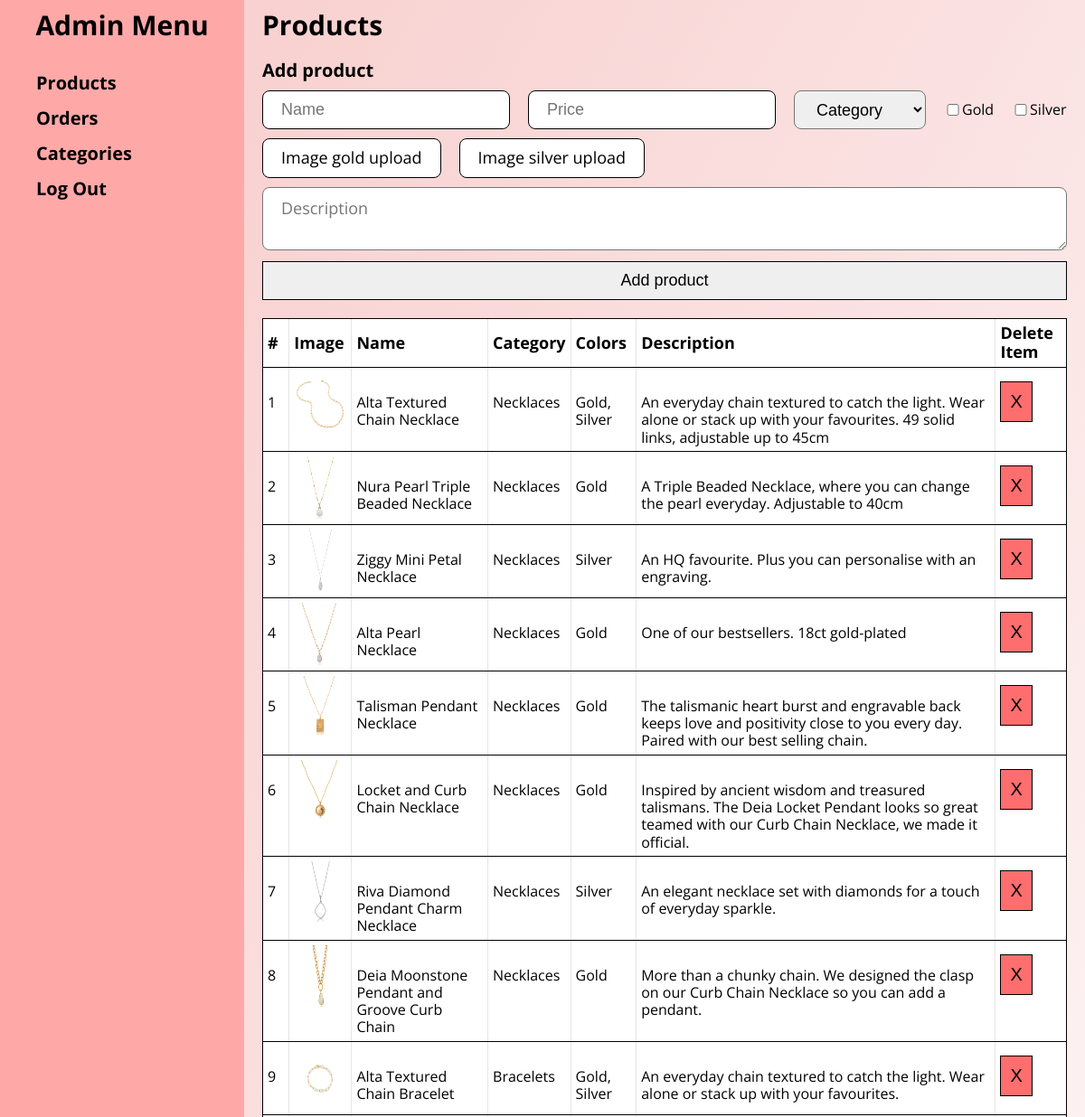
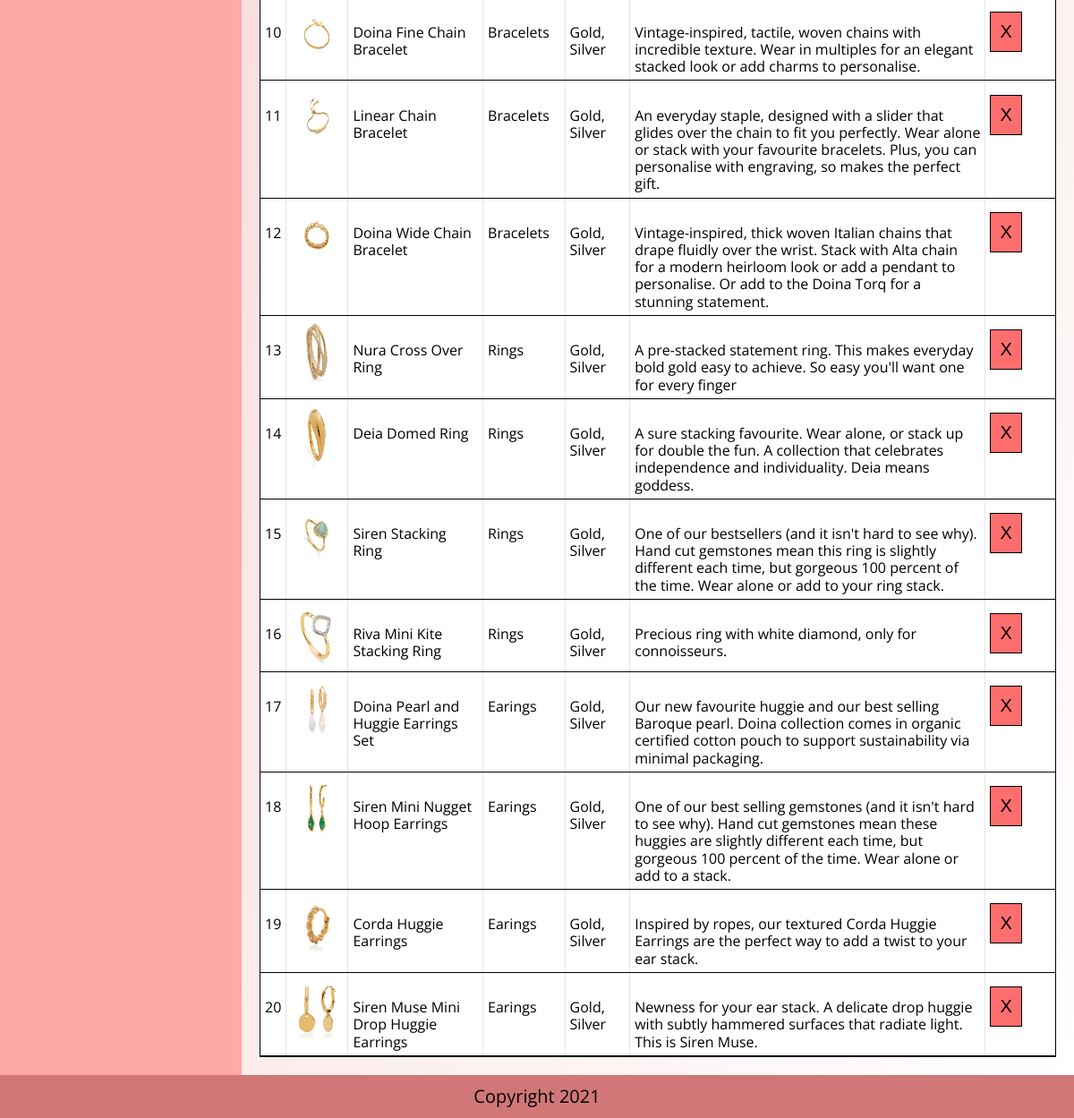
Screenshot of /admin-products.php with the database file from the repository (2 pictures, top to bottom).
### tables this page shows
CREATE TABLE `products` (
  `id` int(13) NOT NULL,
  `Name` varchar(50) NOT NULL,
  `Category_id` int(5) NOT NULL,
  `Price` int(5) NOT NULL,
  `Colors` varchar(255) NOT NULL,
  `Image` varchar(255) NOT NULL,
  `Description` varchar(255) NOT NULL
);

CREATE TABLE `category` (
  `category_id` int(5) NOT NULL,
  `category_name` varchar(50) NOT NULL
);

### admin-products.php (the view, shortened to what this page needs)
<?php include 'head.php';?>
<body>
	<div class="admin">
		<div class="admin__menu">
			<h2><a href="admin-page.php">Admin Menu</a></h2>
			<nav class="nav-admin">
				<ul>
					<li>
						<a href="admin-products.php">Products</a>
					</li>
					<li>
						<a href="admin-orders.php">Orders</a>
					</li>
					<li>
						<a href="admin-categories.php">Categories</a>
					</li>
					<li>
						<a href="php/logout_code.php">Log out</a>
					</li>
				</ul>
			</nav>
		</div>
		<div class="admin__body">
			<h2>Products</h2>
			<div class="form">
				<form action="php/add_product.php" method="post">
					<div class="form__head">
						<h2>Add product</h2>
					</div>
					<div class="form__body">
						<div class="form__row">
							<div class="form__col">
								<div class="form__controls">
									<input type="text" class="field" name="name" id="name" value="" placeholder="Name">
								</div>
							</div>
							<div class="form__col">
								<div class="form__controls">
									<input type="number" class="field" name="price" id="price" value="" placeholder="Price">
								</div>
							</div>
							<div class="form__col">
								<div class="select">
									<select name="category" id="category">
										<option value="" disabled selected>Category</option>
									</select>
								</div>
							</div>
							<div class="form__col">
								<div class="checkboxes">
									<ul>
										<li>
											<div class="checkbox">
												<input type="checkbox" name="gold" id="gold">
												<label for="gold">Gold</label>
											</div>
										</li>
										<li>
											<div class="checkbox">
												<input type="checkbox" name="silver" id="silver">
												<label for="silver">Silver</label>
											</div>
										</li>
									</ul>
								</div>
							</div>
						</div>
						<div class="form__row">
							<div class="form__col form__controls--file">
								<label for="image-gold" class="form__label form__label--file">Image gold upload</label>
							</div>
							<div class="form__col form__controls--file">
								<label for="image-silver" class="form__label form__label--file">Image silver upload</label>
							</div>
						</div>
						<div class="form__row description">
							<div class="form__controls">
								<textarea class="field field--textarea" name="description" id="description" placeholder="Description"></textarea>
							</div>
						</div>
					</div>
					<div class="form__actions">
						<input type="submit" name="submit" value="Add product" class="form__btn">
					</div>
				</form>
			</div>
			<div class="products-table">
				<form action="php/delete_product.php" method="POST">
					<table>
						<tr>
							<th>#</th>
							<th>Image</th>
							<th>Name</th>
							<th>Category</th>
							<th>Colors</th>
							<th>Description</th>
							<th>Delete Item</th>
						</tr>
						<?php
							include 'php/database_connect.php';
							$result = mysqli_query($databaseConnect, "SELECT * FROM `products` INNER JOIN category ON products.Category_id=category.category_id ORDER BY products.id");
							$num = 1;
							while ($row = mysqli_fetch_array($result)) {
								if(strpos($row["Image"], ', ') !== false) {
									$images = explode(', ', $row["Image"]);
									$image = $images[0];
								} else {
									$image = $row["Image"];
								}
								echo '
									<tr>
										<td>'.$num.'</td>
										<td><img src="assets/images/' . $image . '" alt=""></td>
										<td>' . $row["Name"] . '</td>
										<td>' . $row["category_name"] . '</td>
										<td>' . $row["Colors"] . '</td>
										<td>' . $row["Description"] . '</td>
										<td><button type="submit" value="'. intval($row["id"]) .'" name="delete" class="btn btn-red">X</button></td>
									</tr>
								';
								$num++;
							}
						?>
					</table>
				</form>
			</div>
		</div>
	</div>
	<?php include 'footer.php';?>
</body>
</html>

### assets/style.css (style rules this page uses)
html, body, div, span, applet, object, iframe, h1, h2, h3, h4, h5, h6, p, blockquote, pre, a, abbr, acronym, address, big, cite, code, del, dfn, em, img, ins, kbd, q, s, samp, small, strike, strong, sub, sup, tt, var, b, u, i, center, dl, dt, dd, ol, ul, li, fieldset, form, label, legend, table, caption, tbody, tfoot, thead, tr, th, td, article, aside, canvas, details, embed, figure, figcaption, footer, header, hgroup, menu, nav, output, ruby, section, summary, time, mark, audio, video { margin: 0; padding: 0; border: 0; font-size: 100%; font: inherit; vertical-align: baseline; }
* { padding: 0; margin: 0; outline: 0; box-sizing: border-box; }
*:before, *:after { box-sizing: inherit; }
img, iframe, video, audio, object { max-width: 100%; }
img, iframe { border: 0 none; }
img { height: auto; display: inline-block; vertical-align: middle; }
article, aside, details, figcaption, figure, footer, header, hgroup, menu, nav, section { display: block; }
body { line-height: 1.2; font-family: 'Open Sans', sans-serif; color: #000; }
a { color: inherit; text-decoration: none; }
ol, ul { list-style: none; }
table { border-collapse: collapse; border-spacing: 0; }
.form label { display: block; margin-bottom: 10px; }
.form input { border: 1px solid #000; padding: 10px 20px; font-size: 18px; width: 100%; }
.btn { padding: 10px; font-size: 20px; border: 1px solid #000; background-color: #fff; display: inline-block; transition: background-color .4s; text-transform: capitalize; }
.btn-red { background-color: #ff6e6e; }
.form .form__head h2 { margin: 20px 0 10px; font-weight: 700; font-size: 20px; }
.form .form__row { display: flex; align-items: center; }
.form .form__row.description .form__controls { width: 100%; }
.form .form__row + .form__row { margin-top: 10px; }
.form .form__col + .form__col { margin-left: 20px; }
.form .form__actions { margin-top: 8px; }
.field { border-radius: 8px; font-size: 18px; padding: 10px 20px; }
.field--textarea { width: 100%; font-family: 'Open Sans', sans-serif; }
.form__label--file { border: 1px solid #000; padding: 10px 20px; font-size: 18px; width: 100%; border-radius: 8px; background-color: #fff; margin-bottom: 0 !important; }
.form__controls--file { position: relative; }
.select select { border-radius: 8px; width: 100%; height: 100%; font-size: 18px; padding: 10px 20px 9px; }
.checkboxes ul { display: flex; align-items: center; }
.checkboxes li + li { margin-left: 20px; }
.checkbox { display: flex; align-items: center; }
.checkbox input { width: 20px; }
.checkbox label { margin-bottom: 0; }
.admin { display: flex; min-height: calc(100vh - 48px); background-image: linear-gradient(120deg, #F7CBCA, #fff); }
.admin__menu { flex: 0 0 270px; background-color: #ffa8a8; padding-top: 10px; }
.admin__menu > h2, .admin__body > h2 { font-weight: 700; font-size: 30px; margin-bottom: 0; }
.admin__menu > h2 { text-align: center; }
.nav-admin { font-size: 20px; padding: 34px 40px 10px; }
.nav-admin ul { list-style-type: none; }
.nav-admin li + li { margin-top: 15px; }
.nav-admin a { font-weight: 700; transition: color .4s; text-transform: capitalize; }
.admin__body { width: 100%; padding: 10px 20px 20px; }
.products-table { background-color: #fff; border: 1px solid #000; margin-top: 20px; }
.products-table th { text-align: left; font-weight: 700; font-size: 18px; padding: 5px; border-bottom: 1px solid #000; vertical-align: middle; }
.products-table td + td, .products-table th + th { border-left: 1px solid rgba(0, 0, 0, .1); }
td img { width: 70px; height: 70px; }
.products-table td { border-bottom: 1px solid #000; padding: 5px; }

### rows the page displays
products: shows a picture, Name "Alta Textured Chain Necklace", Category.category_name "Necklaces", Colors "Gold, Silver", Description "An everyday chain textured to catch the light. Wear alone or stack up with your favourites. 49 solid links, adjustable up to 45cm"
products: Image (picture), Name "Nura Pearl Triple Beaded Necklace", Category.category_name "Necklaces", Colors "Gold", Description "A Triple Beaded Necklace, where you can change the pearl everyday. Adjustable to 40cm"
products: Image (picture), Name "Ziggy Mini Petal Necklace", Category.category_name "Necklaces", Colors "Silver", Description "An HQ favourite. Plus you can personalise with an engraving."
products: Image (picture), Name "Alta Pearl Necklace", Category.category_name "Necklaces", Colors "Gold", Description "One of our bestsellers. 18ct gold-plated"
products: Image (picture), Name "Talisman Pendant Necklace", Category.category_name "Necklaces", Colors "Gold", Description "The talismanic heart burst and engravable back keeps love and positivity close to you every day. Paired with our best selling chain."
products: Image (picture), Name "Locket and Curb Chain Necklace", Category.category_name "Necklaces", Colors "Gold", Description "Inspired by ancient wisdom and treasured talismans. The Deia Locket Pendant looks so great teamed with our Curb Chain Necklace, we made it official."
products: Image (picture), Name "Riva Diamond Pendant Charm Necklace", Category.category_name "Necklaces", Colors "Silver", Description "An elegant necklace set with diamonds for a touch of everyday sparkle."
products: Image (picture), Name "Deia Moonstone Pendant and Groove Curb Chain", Category.category_name "Necklaces", Colors "Gold", Description "More than a chunky chain. We designed the clasp on our Curb Chain Necklace so you can add a pendant."
products: shows a picture, Name "Alta Textured Chain Bracelet", Category.category_name "Bracelets", Colors "Gold, Silver", Description "An everyday chain textured to catch the light. Wear alone or stack up with your favourites."
products: shows a picture, Name "Doina Fine Chain Bracelet", Category.category_name "Bracelets", Colors "Gold, Silver", Description "Vintage-inspired, tactile, woven chains with incredible texture. Wear in multiples for an elegant stacked look or add charms to personalise."
products: shows a picture, Name "Linear Chain Bracelet", Category.category_name "Bracelets", Colors "Gold, Silver", Description "An everyday staple, designed with a slider that glides over the chain to fit you perfectly. Wear alone or stack with your favourite bracelets. Plus, you can personalise with engraving, so makes the perfect gift."
products: shows a picture, Name "Doina Wide Chain Bracelet", Category.category_name "Bracelets", Colors "Gold, Silver", Description "Vintage-inspired, thick woven Italian chains that drape fluidly over the wrist. Stack with Alta chain for a modern heirloom look or add a pendant to personalise. Or add to the Doina Torq for a stunning statement."
products: shows a picture, Name "Nura Cross Over Ring", Category.category_name "Rings", Colors "Gold, Silver", Description "A pre-stacked statement ring. This makes everyday bold gold easy to achieve. So easy you'll want one for every finger"
products: shows a picture, Name "Deia Domed Ring", Category.category_name "Rings", Colors "Gold, Silver", Description "A sure stacking favourite. Wear alone, or stack up for double the fun. A collection that celebrates independence and individuality. Deia means goddess."
products: shows a picture, Name "Siren Stacking Ring", Category.category_name "Rings", Colors "Gold, Silver", Description "One of our bestsellers (and it isn't hard to see why). Hand cut gemstones mean this ring is slightly different each time, but gorgeous 100 percent of the time. Wear alone or add to your ring stack."
products: shows a picture, Name "Riva Mini Kite Stacking Ring", Category.category_name "Rings", Colors "Gold, Silver", Description "Precious ring with white diamond, only for connoisseurs."
products: shows a picture, Name "Doina Pearl and Huggie Earrings Set", Category.category_name "Earings", Colors "Gold, Silver", Description "Our new favourite huggie and our best selling Baroque pearl. Doina collection comes in organic certified cotton pouch to support sustainability via minimal packaging."
products: shows a picture, Name "Siren Mini Nugget Hoop Earrings", Category.category_name "Earings", Colors "Gold, Silver", Description "One of our best selling gemstones (and it isn't hard to see why). Hand cut gemstones mean these huggies are slightly different each time, but gorgeous 100 percent of the time. Wear alone or add to a stack."
products: shows a picture, Name "Corda Huggie Earrings", Category.category_name "Earings", Colors "Gold, Silver", Description "Inspired by ropes, our textured Corda Huggie Earrings are the perfect way to add a twist to your ear stack."
products: shows a picture, Name "Siren Muse Mini Drop Huggie Earrings", Category.category_name "Earings", Colors "Gold, Silver", Description "Newness for your ear stack. A delicate drop huggie with subtly hammered surfaces that radiate light. This is Siren Muse."
